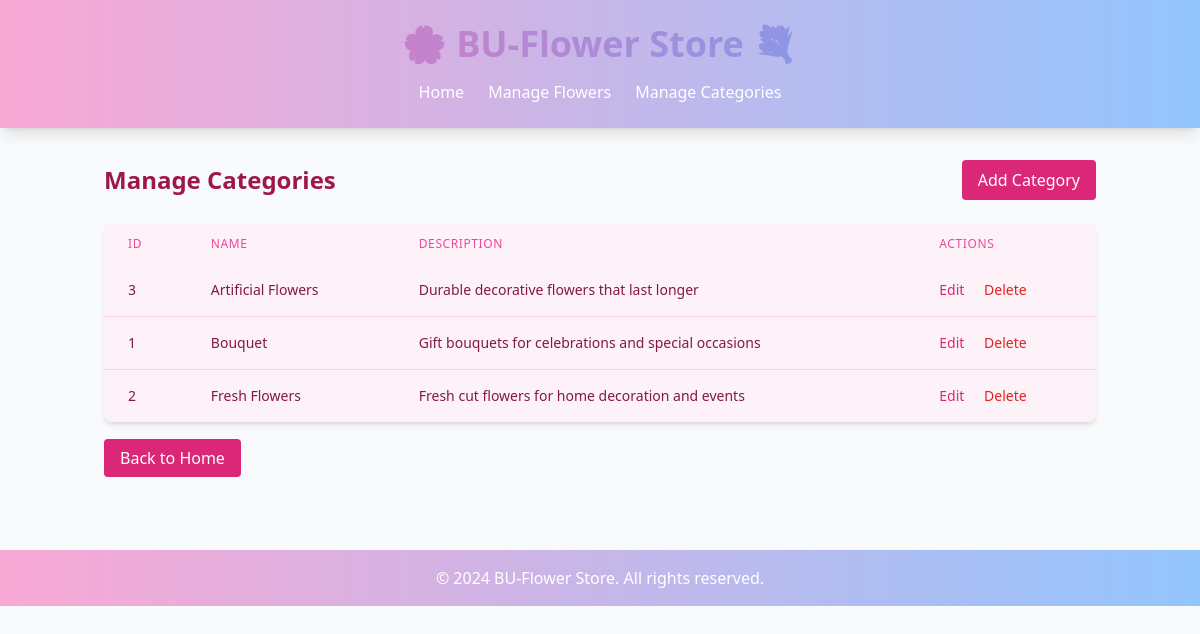
The page /categories on the database its author committed.
### tables this page shows
CREATE TABLE Categories (
    category_id INTEGER PRIMARY KEY,
    name TEXT NOT NULL,
    description TEXT
);

### app.py (the view)
@app.route('/categories')
def categories():
    conn = get_db_connection()
    categories = conn.execute('SELECT * FROM Categories ORDER BY name').fetchall()
    conn.close()
    return render_template('categories.html', categories=categories)

### app.py (called while the page is built)
def get_db_connection():
    conn = sqlite3.connect(DB_PATH)
    conn.row_factory = sqlite3.Row
    return conn

### templates/categories.html (shortened to what this page needs)
<!DOCTYPE html>
<html lang="en">
<head>
    <script src="https://cdn.tailwindcss.com"></script>
</head>
<body class="bg-gray-50">
    <header class="bg-gradient-to-r from-pink-300 to-blue-300 text-white shadow-lg">
        <div class="container mx-auto px-4 py-6">
            <h1 class="text-4xl font-extrabold text-center bg-gradient-to-r from-pink-400 to-blue-400 bg-clip-text text-transparent">🌸 BU-Flower Store 💐</h1>
            <nav class="mt-4">
                <ul class="flex justify-center space-x-6">
                    <li><a href="{{ url_for('index') }}" class="hover:text-pink-200">Home</a></li>
                    <li><a href="{{ url_for('flowers') }}" class="hover:text-pink-200">Manage Flowers</a></li>
                    <li><a href="{{ url_for('categories') }}" class="hover:text-pink-200">Manage Categories</a></li>
                </ul>
            </nav>
        </div>
    </header>
    <main class="container mx-auto px-4 py-8">
        <div class="flex justify-between items-center mb-6">
            <h2 class="text-2xl font-semibold text-pink-800">Manage Categories</h2>
            <a href="{{ url_for('add_category') }}" class="bg-pink-600 text-white px-4 py-2 rounded hover:bg-pink-700">Add Category</a>
        </div>
        <div class="bg-pink-50 rounded-lg shadow-md overflow-hidden">
            <table class="w-full">
                <thead class="bg-pink-50">
                    <tr>
                        <th class="px-6 py-3 text-left text-xs font-medium text-pink-500 uppercase tracking-wider">ID</th>
                        <th class="px-6 py-3 text-left text-xs font-medium text-pink-500 uppercase tracking-wider">Name</th>
                        <th class="px-6 py-3 text-left text-xs font-medium text-pink-500 uppercase tracking-wider">Description</th>
                        <th class="px-6 py-3 text-left text-xs font-medium text-pink-500 uppercase tracking-wider">Actions</th>
                    </tr>
                </thead>
                <tbody class="bg-pink-50 divide-y divide-pink-200">
                    {% for category in categories %}
                        <tr>
                            <td class="px-6 py-4 whitespace-nowrap text-sm text-pink-900">{{ category.category_id }}</td>
                            <td class="px-6 py-4 whitespace-nowrap text-sm text-pink-900">{{ category.name }}</td>
                            <td class="px-6 py-4 whitespace-nowrap text-sm text-pink-900">{{ category.description }}</td>
                            <td class="px-6 py-4 whitespace-nowrap text-sm font-medium">
                                <a href="{{ url_for('edit_category', id=category.category_id) }}" class="text-pink-600 hover:text-pink-900 mr-4">Edit</a>
                                <a href="{{ url_for('delete_category', id=category.category_id) }}" class="text-red-600 hover:text-red-900" onclick="return confirm('Are you sure you want to delete this category?')">Delete</a>
                            </td>
                        </tr>
                    {% endfor %}
                </tbody>
            </table>
        </div>
        <div class="mt-6">
            <a href="{{ url_for('index') }}" class="bg-pink-600 text-white px-4 py-2 rounded hover:bg-pink-700">Back to Home</a>
        </div>
    </main>
    <footer class="bg-gradient-to-r from-pink-300 to-blue-300 text-white py-4 mt-12">
        <div class="container mx-auto px-4 text-center">
            <p>&copy; 2024 BU-Flower Store. All rights reserved.</p>
        </div>
    </footer>
</body>
</html>

### rows shown on the page
Categories: category_id "3", name "Artificial Flowers", description "Durable decorative flowers that last longer"
Categories: category_id "1", name "Bouquet", description "Gift bouquets for celebrations and special occasions"
Categories: category_id "2", name "Fresh Flowers", description "Fresh cut flowers for home decoration and events"
